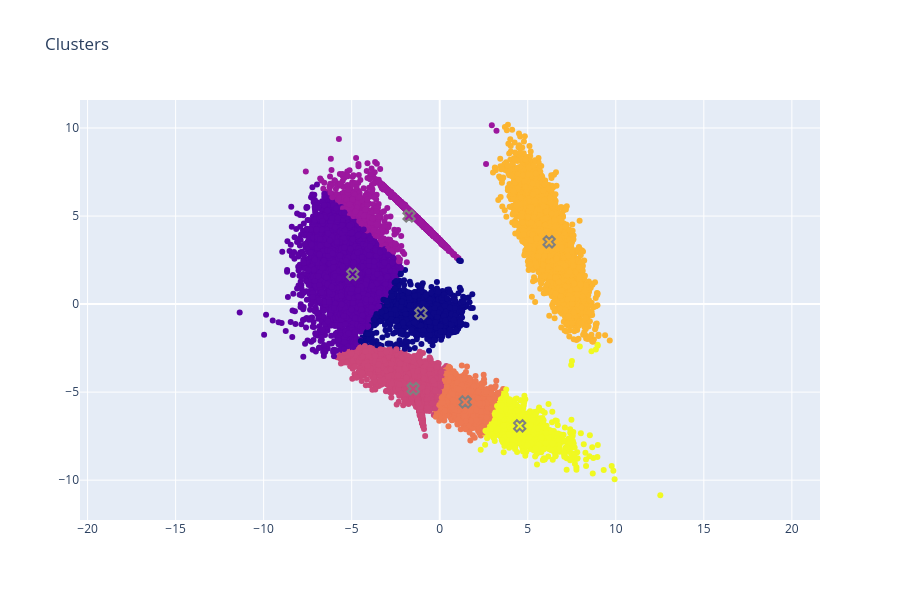

Notebook source saved alongside this figure:
### Markdown cell above
---
## K-means (again, harder)
---
In your previous solution, you (probably) calculated the cluster centers one at a time. It is actually possible to vectorize this operation via _scatter-reduce_.

Scatter-reduce offers a way to group elements and combine ("reduce") them in a single operation. The select elements are specified by an `index` tensor, which selects the elements from a `src` data tensor. Typical reductions are sum, mean, etc.

Look at this example, where a sum reduction is performed:

<img alt="Scatter Reduce" src="PDL_scatter_reduce.png"/>

In the current pytorch implementations, an `input` tensor has to be provided in which the result is written. This tensor can be part of the reduction based on the `include_self` parameter.

Note that the `index` and `src` tensor are not broadcasted, meaning that if you work with multidimensional data, you will have to provide an index for each dimension, e.g. if you want to add $n$ vectors of dimension 2, you need to provide an $n \times 2$ `index` vector. If the index is the same along multiple dimensions, `tensor.repeat_interleave` is one possible option to create such a tensor.

---

## **Task**: 

Implement `k_means_scatter` in `clustering.py` by using `tensor.scatter_reduce`. Run the code here to check the implementation.

**Hints:**
- There are no tricks here, you just need to tinker a bit to get all parts to work correctly.

### Code cell
X = tests.sample_data(N=25_000, D=2)
a, c, i = clustering.k_means_scatter(X, k=7)
print(f"converged in {i} iterations")
tests.check_cluster_valid(X, c, a)
visual.plot_clusters(X, c, a, "Clusters").show()

### Figure 1 — Plotly figure (JSON) as saved in the notebook; plotly's stock layout.template omitted (floating-point values rounded to 4 significant figures; data arrays with more than 128 entries replaced by an {"elided": "..."} marker saying what was removed)
{"data": [{"marker": {"color": {"elided": "25000 int values"}}, "mode": "markers", "showlegend": false, "type": "scatter", "x": {"elided": "25000 float values"}, "y": {"elided": "25000 float values"}}, {"marker": {"color": [0, 1, 2, 3, 4, 5, 6], "line": {"color": "gray", "width": 2}, "size": 10, "symbol": "x"}, "mode": "markers", "name": "cluster centers", "showlegend": false, "type": "scatter", "x": [-1.071, -4.942, -1.742, -1.506, 1.45, 6.215, 4.543], "y": [-0.5211, 1.692, 5.0, -4.806, -5.558, 3.535, -6.917]}], "layout": {"coloraxis": {"showscale": false}, "height": 600, "title": {"text": "Clusters"}, "yaxis": {"scaleanchor": "x"}}}
